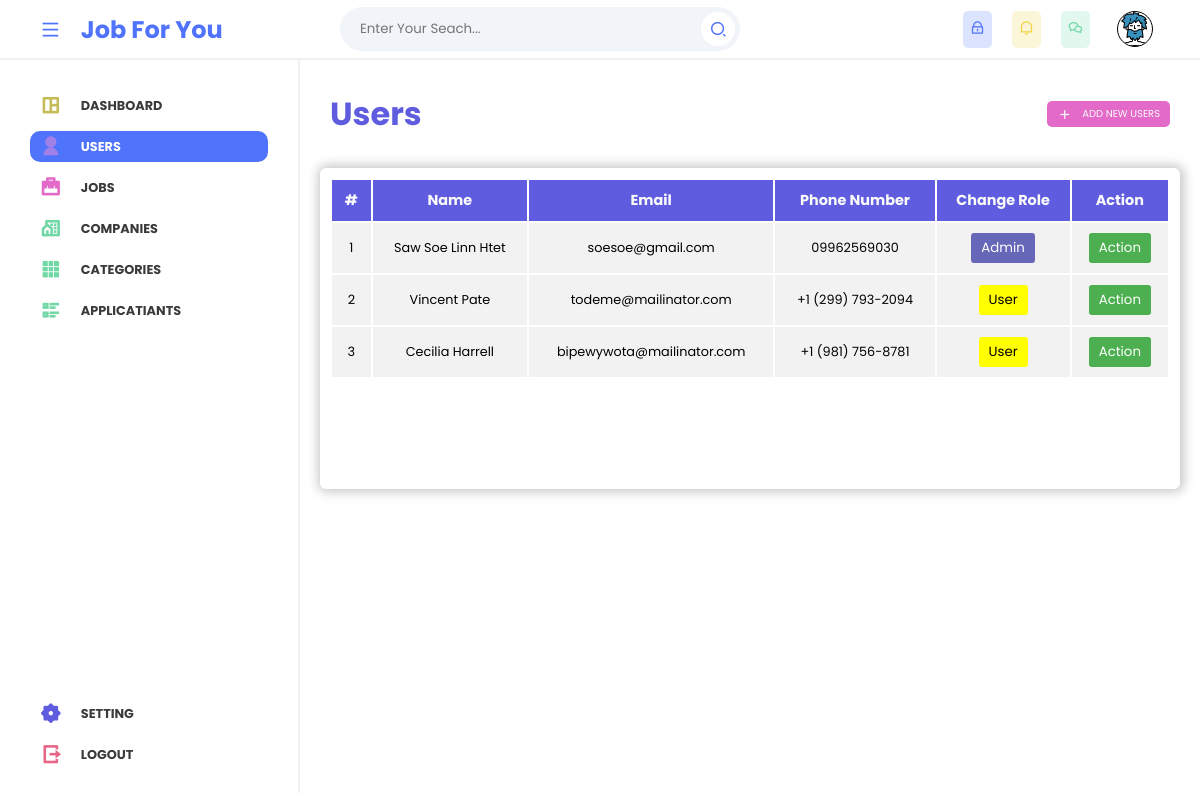
/view/admin/users/index.php (signed in), run on an earlier commit of the app's database.
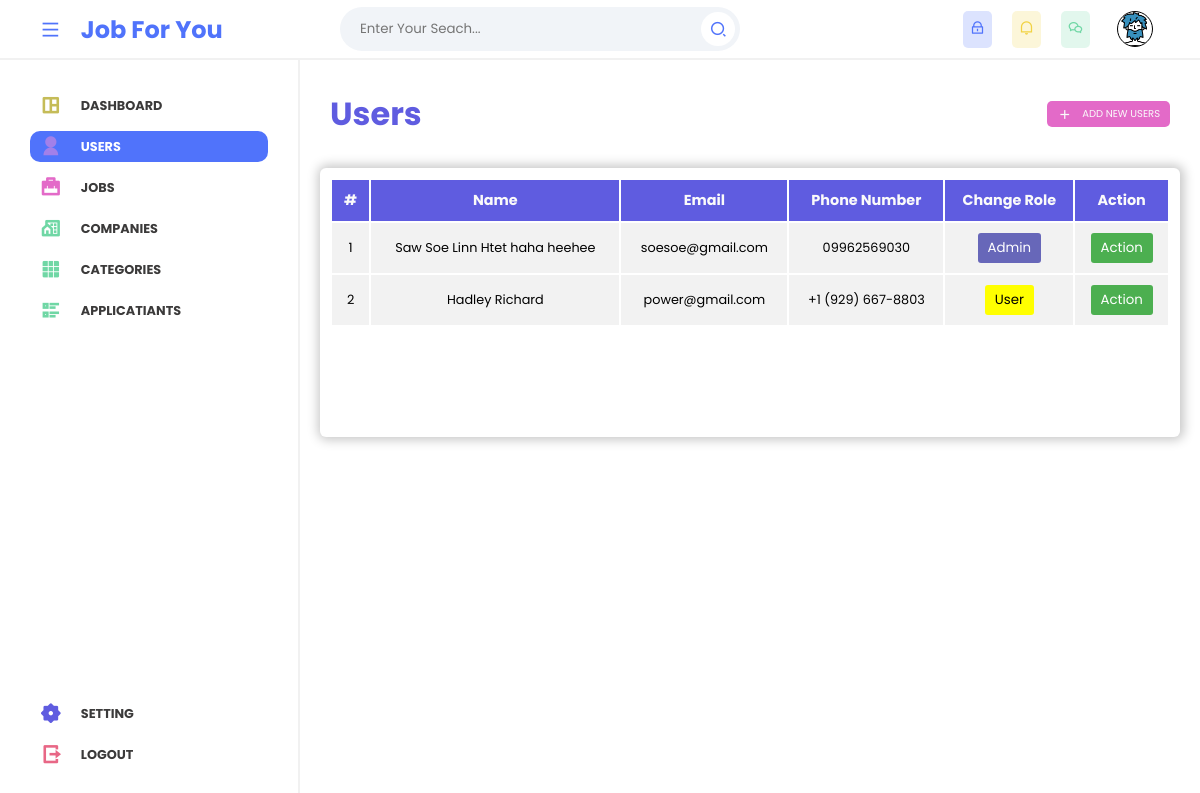
And on a later commit of the database.
### tables this page shows
CREATE TABLE `users` (
  `id` int NOT NULL AUTO_INCREMENT,
  `name` varchar(255) NOT NULL,
  `email` text NOT NULL,
  `password` text NOT NULL,
  `image` text,
  `phone_number` text NOT NULL,
  `address` mediumtext,
  `city` text NOT NULL,
  `postal_code` int NOT NULL,
  `role_id` int NOT NULL DEFAULT '2',
  `created_at` timestamp NOT NULL DEFAULT CURRENT_TIMESTAMP ON UPDATE CURRENT_TIMESTAMP,
  `updated_at` timestamp NOT NULL DEFAULT '0000-00-00 00:00:00',
  PRIMARY KEY (`id`),
  KEY `roles` (`role_id`),
  CONSTRAINT `roles` FOREIGN KEY (`role_id`) REFERENCES `roles` (`id`) ON DELETE CASCADE
);

CREATE TABLE `roles` (
  `id` int NOT NULL AUTO_INCREMENT,
  `name` varchar(255) NOT NULL,
  `created_at` timestamp NOT NULL DEFAULT CURRENT_TIMESTAMP ON UPDATE CURRENT_TIMESTAMP,
  `updated_at` timestamp NOT NULL DEFAULT CURRENT_TIMESTAMP,
  PRIMARY KEY (`id`)
);

### App/_classes/Models/Database/MYSQL.php (called while the page is built, shortened)
<?php
  class MYSQL
  {
    private $dbhost;
    private $dbname;
    private $dbuser;
    private $dbpass;
    public function __construct(
      $dbhost = "localhost",
      $dbname = "job-for-you",
      $dbuser = "root",
      $dbpass = ""
    ){
      $this->dbhost = $dbhost;
      $this->dbname = $dbname;
      $this->dbuser = $dbuser;
      $this->dbpass = $dbpass;
    }
    public function connect(){
      try{
        $this->db = new PDO(
          "mysql:host=$this->dbhost;dbname=$this->dbname",
          $this->dbuser,
          $this->dbpass,
          [
            PDO::ATTR_ERRMODE => PDO::ERRMODE_WARNING,
            PDO::ATTR_DEFAULT_FETCH_MODE => PDO::FETCH_OBJ,
          ]
        );
        return $this->db;
      }catch(PDOException $e){
        throw $e;
      }
    }
  }

### App/_classes/Models/Database/UsersTable.php (called while the page is built, shortened)
<?php
  class UsersTable
  {
    private $db = null;
    public function __construct(MYSQL $db){
      $this->db = $db->connect();
    }
    public function getALL(){
      $statement = $this->db->query(
        "
        SELECT
        users.*, roles.name AS role
        FROM users LEFT JOIN roles
        ON users.role_id = roles.id
      ");
      return $statement->fetchAll();
    }
  }

### view/admin/users/index.php (the view, shortened to what this page needs)
<?php
$table = new UsersTable(new MYSQL());
$users = $table->getALL();
?>
<?php include("../layouts/header.php") ?>
<section class="main-content">
  <div class="related_header">
    <p>Users</p>
    <a href="./create.php">
      <i class="ri-add-fill"></i>
      <span>
        ADD NEW USERS
      </span>
    </a>
  </div>
  <div class="related_area">
    <div class="table-holder">
      <table>
        <thead>
          <tr>
            <th>#</th>
            <th>Name</th>
            <th>Email</th>
            <th>Phone Number</th>
            <th>Change Role</th>
            <th>Action</th>
          </tr>
        </thead>
        <tbody>
          <?php if (count($users) > 0) : ?>
            <?php foreach ($users as $i => $user) : ?>
              <tr>
                <td>
                  <?= $i + 1 ?>
                </td>
                <td>
                  <?= $user->name ?>
                </td>
                <td>
                  <?= $user->email ?>
                </td>
                <td>
                  <?= $user->phone_number ?>
                </td>
                <td>
                  <div class="dropdown">
                    <button class="dropbtn
                    <?= $user->role_id == 1 ? 'switch-admin' : 'switch-other' ?>">
                      <?= $user->role ?>
                    </button>
                  </div>
                </td>
                <td>
                  <div class="dropdown">
                    <button class="dropbtn">Action</button>
                  </div>
                </td>
              </tr>
            <?php endforeach ?>
          <?php endif ?>
        </tbody>
      </table>
    </div>
  </div>
</section>
<?php include("../layouts/footer.php") ?>

What changed in the data, as far as the page shows it:
removed users: name "Vincent Pate", email "todeme@mailinator.com", phone_number "+1 (299) 793-2094", role.name "User"
removed users: name "Cecilia Harrell", email "bipewywota@mailinator.com", phone_number "+1 (981) 756-8781", role.name "User"
changed users "soesoe@gmail.com": name "Saw Soe Linn Htet" → "Saw Soe Linn Htet haha heehee"
added users: name "Hadley Richard", email "power@gmail.com", phone_number "+1 (929) 667-8803", role.name "User"
